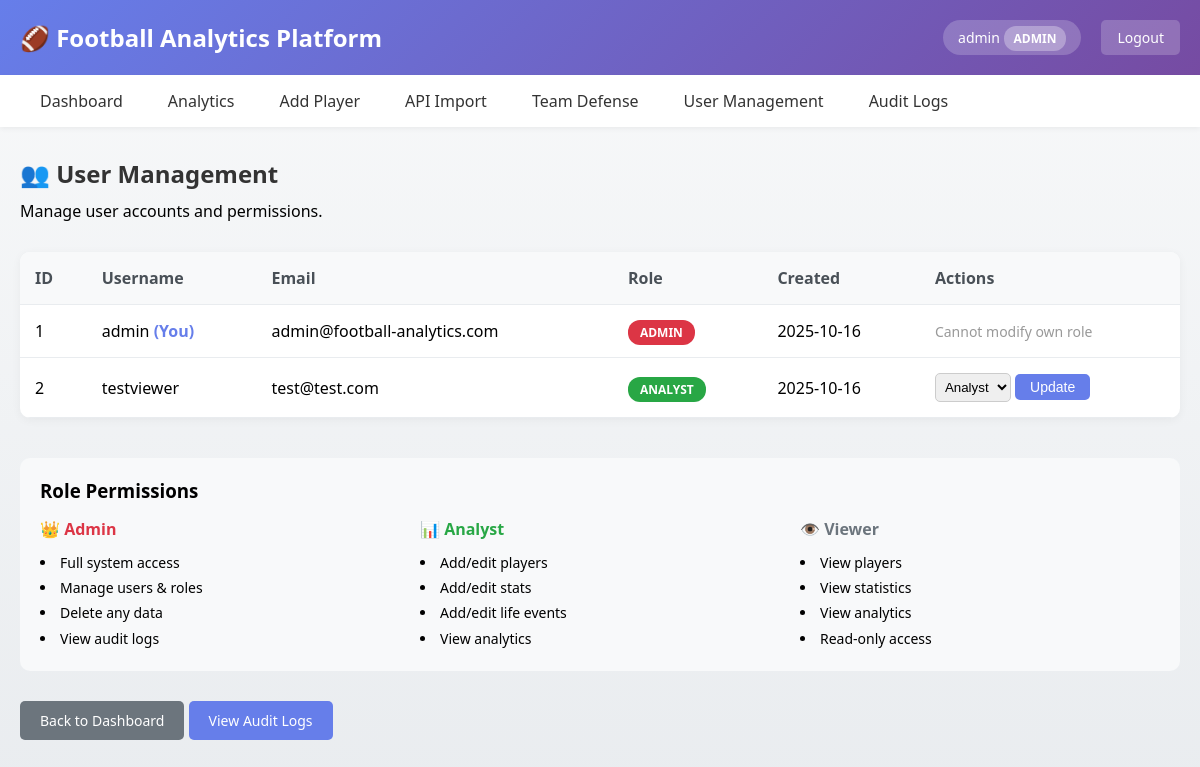
The app's page /admin/users (signed in) with its own data.
### app/main.py (models this page shows, shortened)
class User(UserMixin, db.Model):
    id = db.Column(db.Integer, primary_key=True)
    username = db.Column(db.String(80), unique=True, nullable=False)
    email = db.Column(db.String(120), unique=True, nullable=False)
    password_hash = db.Column(db.String(200), nullable=False)
    role = db.Column(db.String(20), nullable=False, default='viewer')  # admin, analyst, viewer
    created_at = db.Column(db.DateTime, default=datetime.utcnow)
    def is_admin(self):
        return self.role == 'admin'
    def is_analyst(self):
        return self.role in ['admin', 'analyst']

### app/main.py (the view)
@app.route('/admin/users')
@login_required
@admin_required
def admin_users():
    users = User.query.all()
    return render_template('admin_users.html', users=users)

### app/main.py (called while the page is built)
@login_manager.user_loader
def load_user(user_id):
    return User.query.get(int(user_id))

def admin_required(f):
    @wraps(f)
    def decorated_function(*args, **kwargs):
        if not current_user.is_authenticated or not current_user.is_admin():
            flash('You need administrator privileges to access this page.', 'danger')
            return redirect(url_for('index'))
        return f(*args, **kwargs)
    return decorated_function

### templates/admin_users.html (shortened to what this page needs)
{% extends "base.html" %}
{% block content %}
<h2>👥 User Management</h2>
<p style="margin-bottom: 30px;">Manage user accounts and permissions.</p>
<table>
    <thead>
        <tr>
            <th>ID</th>
            <th>Username</th>
            <th>Email</th>
            <th>Role</th>
            <th>Created</th>
            <th>Actions</th>
        </tr>
    </thead>
    <tbody>
        {% for user in users %}
        <tr>
            <td>{{ user.id }}</td>
            <td>
                {{ user.username }}
                {% if user.id == current_user.id %}
                    <span style="color: #667eea; font-weight: bold;">(You)</span>
                {% endif %}
            </td>
            <td>{{ user.email }}</td>
            <td>
                {% if user.role == 'admin' %}
                    <span style="background: #dc3545; color: white; padding: 4px 12px; border-radius: 12px; font-size: 12px; font-weight: bold;">ADMIN</span>
                {% elif user.role == 'analyst' %}
                    <span style="background: #28a745; color: white; padding: 4px 12px; border-radius: 12px; font-size: 12px; font-weight: bold;">ANALYST</span>
                {% else %}
                    <span style="background: #6c757d; color: white; padding: 4px 12px; border-radius: 12px; font-size: 12px; font-weight: bold;">VIEWER</span>
                {% endif %}
            </td>
            <td>{{ user.created_at.strftime('%Y-%m-%d') }}</td>
            <td>
                {% if user.id != current_user.id %}
                <form method="POST" action="{{ url_for('change_user_role', user_id=user.id) }}" style="display: inline-block;">
                    <select name="role" style="padding: 5px; border-radius: 5px; border: 1px solid #ccc;">
                        <option value="analyst" {% if user.role == 'analyst' %}selected{% endif %}>Analyst</option>
                    </select>
                    <button type="submit" class="btn" style="padding: 5px 15px; font-size: 14px;">Update</button>
                </form>
                {% else %}
                <span style="color: #999; font-size: 14px;">Cannot modify own role</span>
                {% endif %}
            </td>
        </tr>
        {% endfor %}
    </tbody>
</table>
<div style="margin-top: 40px; background: #f8f9fa; padding: 20px; border-radius: 10px;">
    <h3 style="margin-bottom: 15px;">Role Permissions</h3>
    <div style="display: grid; grid-template-columns: repeat(3, 1fr); gap: 20px;">
        <div>
            <h4 style="color: #dc3545; margin-bottom: 10px;">👑 Admin</h4>
            <ul style="list-style-position: inside; font-size: 14px; line-height: 1.8;">
                <li>Full system access</li>
                <li>Manage users & roles</li>
                <li>Delete any data</li>
                <li>View audit logs</li>
            </ul>
        </div>
        <div>
            <h4 style="color: #28a745; margin-bottom: 10px;">📊 Analyst</h4>
            <ul style="list-style-position: inside; font-size: 14px; line-height: 1.8;">
                <li>Add/edit players</li>
                <li>Add/edit stats</li>
                <li>Add/edit life events</li>
                <li>View analytics</li>
            </ul>
        </div>
        <div>
            <h4 style="color: #6c757d; margin-bottom: 10px;">👁️ Viewer</h4>
            <ul style="list-style-position: inside; font-size: 14px; line-height: 1.8;">
                <li>View players</li>
                <li>View statistics</li>
                <li>View analytics</li>
                <li>Read-only access</li>
            </ul>
        </div>
    </div>
</div>
<div style="margin-top: 30px;">
    <a href="/" class="btn btn-secondary">Back to Dashboard</a>
    <a href="{{ url_for('audit_logs') }}" class="btn">View Audit Logs</a>
</div>
{% endblock %}

### templates/base.html (shortened to what this page needs)
<!DOCTYPE html>
<html lang="en">
<head>
</head>
<body>
    <div class="header">
        <div class="header-content">
            <h1>🏈 Football Analytics Platform</h1>
            {% if current_user.is_authenticated %}
            <div class="user-info">
                <div class="user-badge">
                    {{ current_user.username }}
                    <span class="role-badge">{{ current_user.role }}</span>
                </div>
                <a href="{{ url_for('logout') }}" class="logout-btn">Logout</a>
            </div>
            {% endif %}
        </div>
    </div>
    {% if current_user.is_authenticated %}
    <nav>
        <ul>
            <li><a href="{{ url_for('index') }}">Dashboard</a></li>
            <li><a href="{{ url_for('analytics') }}">Analytics</a></li>
            {% if current_user.is_analyst() %}
            <li><a href="{{ url_for('add_player') }}">Add Player</a></li>
            <li><a href="{{ url_for('api_test') }}">API Import</a></li>
            <li><a href="{{ url_for('view_team_defense') }}">Team Defense</a></li>
            {% endif %}
            {% if current_user.is_admin() %}
            <li><a href="{{ url_for('admin_users') }}">User Management</a></li>
            <li><a href="{{ url_for('audit_logs') }}">Audit Logs</a></li>
            {% endif %}
        </ul>
    </nav>
    {% endif %}
    <div class="container">
        {% block content %}{% endblock %}
    </div>
</body>
</html>

### templates/base.html (style rules this page uses)
* { margin: 0; padding: 0; box-sizing: border-box; }
body { font-family: 'Segoe UI', Tahoma, Geneva, Verdana, sans-serif; background: linear-gradient(to bottom, #f8f9fa, #e9ecef); min-height: 100vh; }
.header { background: linear-gradient(135deg, #667eea 0%, #764ba2 100%); color: white; padding: 20px 0; box-shadow: 0 2px 10px rgba(0,0,0,0.1); }
.header-content { max-width: 1200px; margin: 0 auto; padding: 0 20px; display: flex; justify-content: space-between; align-items: center; }
.header h1 { font-size: 24px; display: flex; align-items: center; gap: 10px; }
.user-info { display: flex; align-items: center; gap: 20px; }
.user-badge { background: rgba(255, 255, 255, 0.2); padding: 8px 15px; border-radius: 20px; font-size: 14px; }
.role-badge { background: rgba(255, 255, 255, 0.3); padding: 4px 10px; border-radius: 12px; font-size: 12px; font-weight: bold; text-transform: uppercase; }
nav { background: white; box-shadow: 0 2px 5px rgba(0,0,0,0.05); position: sticky; top: 0; z-index: 100; }
nav ul { max-width: 1200px; margin: 0 auto; padding: 0 20px; list-style: none; display: flex; gap: 5px; }
nav a { display: block; padding: 15px 20px; color: #333; text-decoration: none; font-weight: 500; transition: background 0.3s, color 0.3s; }
.container { max-width: 1200px; margin: 30px auto; padding: 0 20px; }
.btn { display: inline-block; padding: 10px 20px; background: #667eea; color: white; text-decoration: none; border-radius: 5px; border: none; cursor: pointer; font-size: 14px; font-weight: 500; transition: background 0.3s; }
.btn-secondary { background: #6c757d; }
table { width: 100%; background: white; border-radius: 10px; overflow: hidden; box-shadow: 0 2px 10px rgba(0,0,0,0.05); border-collapse: collapse; }
th, td { padding: 15px; text-align: left; border-bottom: 1px solid #e9ecef; }
th { background: #f8f9fa; font-weight: 600; color: #495057; }
h2 { color: #333; margin-bottom: 10px; }
.logout-btn { background: rgba(255, 255, 255, 0.2); color: white; padding: 8px 16px; border-radius: 5px; text-decoration: none; font-size: 14px; transition: background 0.3s; }

### records on screen
User: username "admin", role "ADMIN", id "1", shows "(You)", email "admin@football-analytics.com", created_at "2025-10-16", shows "Cannot modify own role"
User: id "2", username "testviewer", email "test@test.com", shows "ANALYST", created_at "2025-10-16", role "Analyst"
